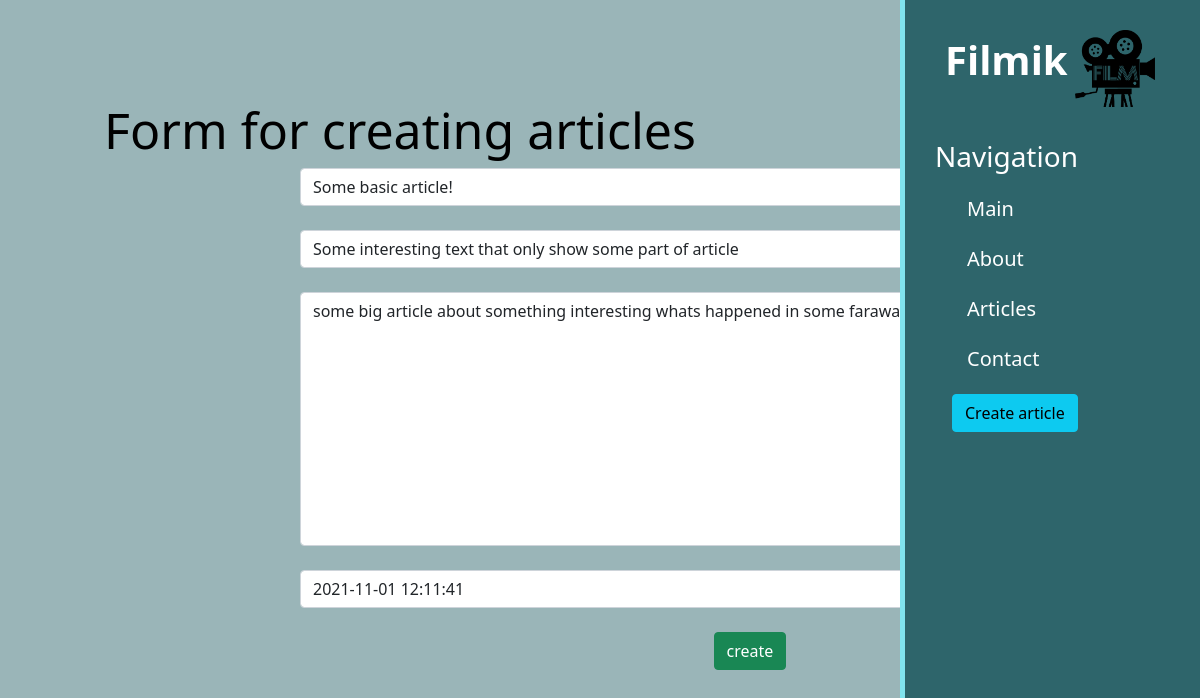
Screenshot of /article/1/update with the database file from the repository.
### articles/models.py (models this page shows, shortened)
class Articles(models.Model):
    title = models.CharField('Title', max_length=50)
    intro = models.CharField('intro', max_length=250)
    full_text = models.TextField('article')
    date = models.DateTimeField('public')
    class Meta:
        verbose_name= 'article'
        verbose_name_plural = 'articles'

### articles/views.py (the view)
# urls.py: path('<int:pk>/update', views.ArticleUpdateView.as_view(), name='update_article'),
class ArticleUpdateView(UpdateView):
    model = Articles
    template_name = 'articles/create.html'
    form_class = ArticlesForm

### articles/forms.py
class ArticlesForm(ModelForm):
    class Meta:
        model = Articles
        fields = ['title', 'intro', 'full_text', 'date']
        widgets = {
            'title': TextInput(attrs={
                'class': 'form-control',
                'placeholder': 'Title'
            }),
            'intro': TextInput(attrs={
                'class': 'form-control',
                'placeholder': 'Intro'
            }),
            'date': DateTimeInput(attrs={
                'class': 'form-control',
                'placeholder': 'Date'
            }),
            'full_text': Textarea(attrs={
                'class': 'form-control',
                'placeholder': 'Full text'
            }),
        }

### articles/templates/articles/create.html (shortened to what this page needs)
{% extends 'main/base.html' %}
{% block content %}
    <div class="features">
        <h1>Form for creating articles</h1>
        <form method="post">
            {{ form.title }}<br>
            {{ form.intro }}<br>
            {{ form.full_text }}<br>
            {{ form.date }}<br>
            <button class="btn btn-success" type="submit">create</button>
        </form>
    </div>
{% endblock %}

### main/static/main/css/main.css (style rules this page uses)
body { background: #9AB5B8 }
.features { float: right; color: #000; margin-top: 100px; text-align: center; width: 75%; }
.features h1 { font-size: 50px; position: relative; left: -350px; }

### rows the page displays
Articles: title "Some basic article!", intro "Some interesting text that only show some part of article", full_text "some big article about something interesting whats happened in some faraway country", date "2021-11-01 12:11:41"
